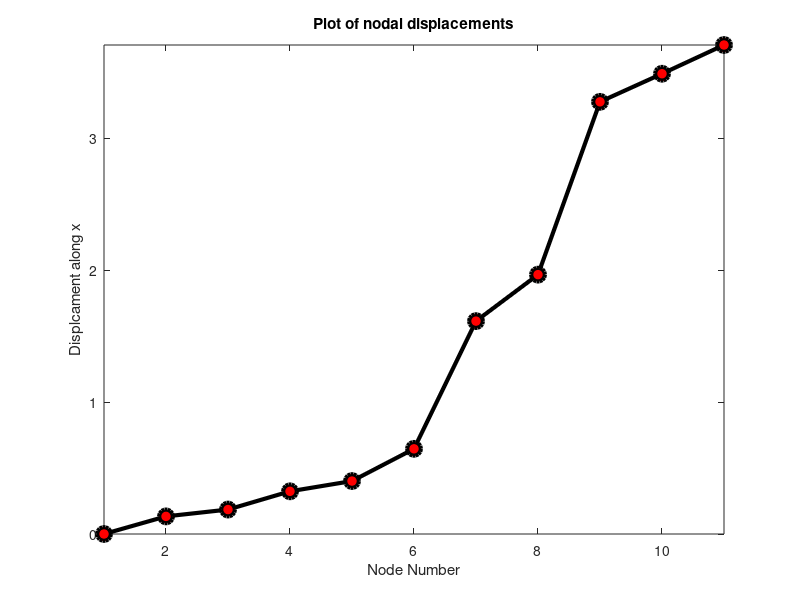

Here is the MATLAB script that generated this plot:
% this is a trial fea code for LINEAR springs
% EleCon = [elem1 nodeiOfelem1 nodejOfelem1;
%           elem2 nodeiOfelem2 nodejOfelem2;];
% ExEleCon = [elem1 Kelem1 nodeiOfelem1 nodejOfelem1;
%             elem2 Kelem2 nodeiOfelem2 nodejOfelem2;];
%%%%%%%%%%%%%%%%%%%%%%%%%%%%%%%%%%%%%%%%%
%% ELEMENT INFORMATION
EleCon = [1 1 2;
          2 2 3;
          3 3 4;
          4 4 5;
          5 5 6;
          6 6 7;
          7 7 8;
          8 8 9;
          9 9 10;
          10 10 11]; % EleCon - Element Connectivity
k      = [100*rand;
          100*rand;
          100*rand
          100*rand
          100*rand
          100*rand
          100*rand
          100*rand
          100*rand
          100*rand]; % k values in kN/m
NoOfElements   = size(EleCon,1);
%%%%%%%%%%%%%%%%%%%%%%%%%%%%%%%%%%%%%%%%%
%% BOUNDARY CONDITIONS ---- LOADS:
%   there are no loads applied on nodes 2 to (nd_sys - 1)
%   Hence, if nd_sys = 8, in Kd = F, F values for nodes 2,3,4..,7 are zero
%   P is applied on nd.no. 8
%   But, ther exists a reaction force on node 1 as it is constrained against any motion
NodalForce = [NaN;
              0;
              0;
              0;
              -10;
              0;
              0;
              0;
              0;
              0;
              15;];
% units: kN
% NaN entries marks unkown force values. These are to be calculated
%%%%%%%%%%%%%%%%%%%%%%%%%%%%%%%%%%%%%%%%%
%% BOUNDARY CONDITIONS ---- DISPLACEMENTS:
%   only node 1 is constrained to move. 
%   hence u1 = 0
NodalDisp = [0;
             NaN;
             NaN;
             NaN;
             NaN;
             NaN;
             NaN;
             NaN;
             NaN;
             NaN;
             NaN;];
% units: m
% NaN entries marks unkown displacement values. These are to be calculated
%%%%%%%%%%%%%%%%%%%%%%%%%%%%%%%%%%%%%%%%%
%% FORMULATE ELEMENT STIFFNESS MATRICES, AND INCLUDE IT AND ELEMENT NODE NUMBERS, IN KLCL_cell
KLCL_cell = cell(NoOfElements,2);
for elem = 1:NoOfElements
    KLCL_cell{elem,1} = [EleCon(elem,2) EleCon(elem,3)];
    KLCL_cell{elem,2} = k(elem)*[1 -1; -1  1];
end
%%%%%%%%%%%%%%%%%%%%%%%%%%%%%%%%%%%%%%%%%
%% CALCULATE KGBL{1,1}
nodes_in_sys = unique(reshape(EleCon(:,2:3),1,numel(EleCon(:,2:3)))); % these are the nodes in the FE system
NoOfNodes    = numel(nodes_in_sys); % number of nodes in the FE system
MinNdNum_sys = min(nodes_in_sys);   % minimum node number in the FE system
MaxNdNum_sys = max(nodes_in_sys);   % maximum node number in the FE system
NdNumIncr    = 1;                   % node number increment (let it default to 1)
KGBL{1,1}    = MinNdNum_sys:NdNumIncr:max(nodes_in_sys);
%%%%%%%%%%%%%%%%%%%%%%%%%%%%%%%%%%%%%%%%%
%% CALCULATE DEGREE OF FREEDOM OF THE COMPLETE FE SYSTEM
NID       = 1; % Number of Independent Directions in which node can move NOTE: NID=1 for 1D, NID=2 for 2D, etc..
DOF_sys   = NoOfNodes * NID; % Only in this case.. In other cases, it should be known apriori
%%%%%%%%%%%%%%%%%%%%%%%%%%%%%%%%%%%%%%%%%
%% \\\\\\\\GLOBAL STIFFNESS MATRIX ASSEMBLY//////////
KGBL{1,2} = zeros(DOF_sys,DOF_sys); % initialize Global K matrix as a cell entry in KGBL
NdNum_sys = KGBL{1,1}; % invoke back the value of NdNum_sys from KGBL_cell
for elem = 1:NoOfElements
    NdNum_elem = KLCL_cell{elem,1}; % invoke back the value of NdNum_elem from KLCL_cell
    p = NdNum_elem(1,1); % this is the ith node of the 'elem'th element
    q = NdNum_elem(1,2); % this is the jth node of the 'elem'th element
    % Next 4 lines take values from KLCL and place them in KGBL at required positions
    KGBL{1,2}(p,p) = KGBL{1,2}(p,p) + KLCL_cell{elem,2}(1,1);
    KGBL{1,2}(p,q) = KGBL{1,2}(p,q) + KLCL_cell{elem,2}(1,2);
    KGBL{1,2}(q,p) = KGBL{1,2}(q,p) + KLCL_cell{elem,2}(2,1);
    KGBL{1,2}(q,q) = KGBL{1,2}(q,q) + KLCL_cell{elem,2}(2,2);
end
KGBL{1,2} % display Glo0bal Stiffness Matrix
%%%%%%%%%%%%%%%%%%%%%%%%%%%%%%%%%%%%%%%%%
%% PARTITIONING THE GLOBAL STIFFNESS MATRIX
% First, find out which of the nodes are constrained from moving
ConNdNum = find(NodalDisp==0); % Constrained node number
% Next,  find out which of the nodes are not-constrained from moving
UnConNodes = nodes_in_sys;
UnConNodes(ConNdNum) = [];
% Next, intead of eliminating the (ConNdNum)th col and row from KGBL, extract KGBLp from KGBL
% The above is carried out as follows:
%   First, extract  KGBL{1,2} to KGBLp
KGBL_P = KGBL{1,2}; % KGBL_P; KGBL Partitioned. This is not yet partitioned
% Now partition KGBL_P: first by col and then by row (first by row and then by col will also work)
for col = 1:numel(ConNdNum)
    KGBL_P(:,ConNdNum(col)) = [];% Eliminate these columns
end
for row = 1:numel(ConNdNum)
    KGBL_P(ConNdNum(row),:) = [];% Eliminate these rows
end
KGBL_P % Diaplay PARTITIONED GLOBAL STIFFNESS MATRIX
%%%%%%%%%%%%%%%%%%%%%%%%%%%%%%%%%%%%%%%%%
%% PARTITIONING THE LOAD FORCE VECTOR
% First, extract NodalForce to NodalForce_P
NodalForce_P = NodalForce;
% Next, eliminate the row belonging to constrained node
for row = 1:numel(ConNdNum)
    NodalForce_P(ConNdNum(row),:) = [];% Eliminate these columns
end
% NodalForceP has now been partitioned
%%%%%%%%%%%%%%%%%%%%%%%%%%%%%%%%%%%%%%%%%
%% SOLVE THE EQUATIONS
% In next line, displacements refer to UnConNodes
nodaldisplacements = KGBL_P\NodalForce_P;
NodalDISP = zeros(NoOfNodes,1);
for ct1 = 1:numel(UnConNodes)
    NodalDISP(UnConNodes(ct1)) = nodaldisplacements(ct1);
end
%% PLOT THE NODAL DISPLACEMENTS
close all
GRXh_DISPLACEMENT = figure(1);
GRXh_DISPLACEMENTplot = plot(1:numel(NodalDISP),NodalDISP,...
                             '-ko','LineWidth',3,'MarkerSize',10,'MarkerFaceColor','r');
hold on
GRXh_DISPLACEMENT_XL = xlabel('Node Number');
GRXh_DISPLACEMENT_YL = ylabel('Displcament along x');
GRXh_DISPLACEMENT_TT = title('Plot of nodal displacements');
axis tight